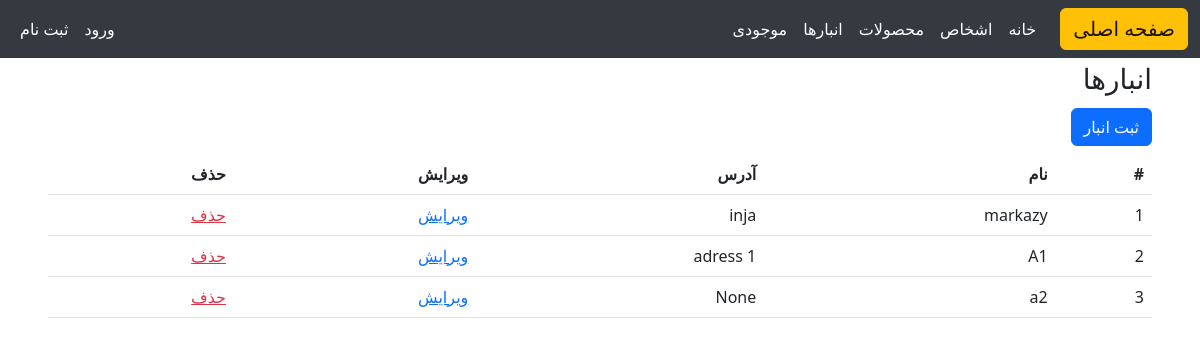
The page /warehouses/ on the database as committed earlier.
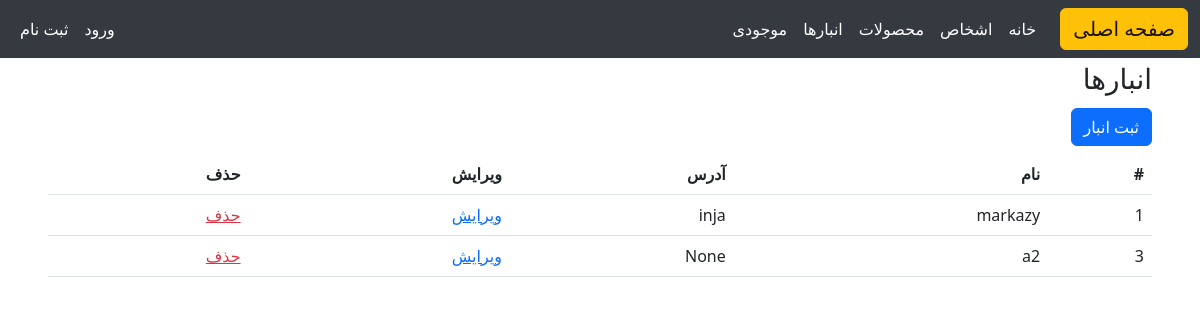
The same page on the database as committed later.
### home/models.py (models this page shows, shortened)
class Warehouse(models.Model):
    name = models.CharField(max_length=100)  # نام انبار
    location = models.CharField(max_length=200, blank=True, null=True)  # موقعیت انبار (اختیاری)

### home/views.py (the view)
# urls.py: path("warehouses/" , views.WarehousesView.as_view() , name='warehouses'),
class WarehousesView(View):
    def get(self, request):
        warehouses = Warehouse.objects.all()
        return render(request, "home/warehouses.html", {"warehouses": warehouses})

### home/templates/home/warehouses.html
{% extends 'base.html' %}
{% load humanize %}
{% block content %}
  <h3 class="my-1">انبارها</h3>
  <a class="btn btn-primary my-2" href="{% url 'home:warehouse_register' %}">ثبت انبار</a>
  {% if warehouses %}
    <table class="table">
      <thead>
        <tr>
          <th scope="row">#</th>
          <th scope="col">نام</th>
          <th scope="col">آدرس</th>
          <th scope="col">ویرایش</th>
          <th scope="col">حذف</th>
        </tr>
      </thead>
      <tbody>
        {% for warehouse in warehouses %}
          <tr>
            <td>{{ warehouse.id }}</td>
            <td>{{ warehouse.name }}</td>
            <td>{{ warehouse.location }}</td>
            <td>
              <a href="{% url 'home:warehouse_update' warehouse.id %}">ویرایش</a>
            </td>
            <td>
              <a class="text-danger" href="{% url 'home:warehouse_delete' warehouse.id %}">حذف</a>
            </td>
          </tr>
        {% endfor %}
      </tbody>
    </table>
  {% endif %}
{% endblock %}

Rows that differ between the two databases and show on the page:
removed Warehouse: id "2", name "A1", location "adress 1"
